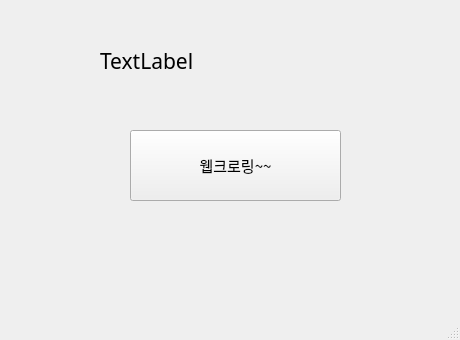
<?xml version="1.0" encoding="UTF-8"?>
<ui version="4.0">
 <class>MainWindow</class>
 <widget class="QMainWindow" name="MainWindow">
  <property name="geometry">
   <rect>
    <x>0</x>
    <y>0</y>
    <width>460</width>
    <height>340</height>
   </rect>
  </property>
  <property name="windowTitle">
   <string>MainWindow</string>
  </property>
  <widget class="QWidget" name="centralwidget">
   <widget class="QPushButton" name="pushButton">
    <property name="geometry">
     <rect>
      <x>130</x>
      <y>130</y>
      <width>211</width>
      <height>71</height>
     </rect>
    </property>
    <property name="font">
     <font>
      <family>굴림체</family>
      <pointsize>11</pointsize>
     </font>
    </property>
    <property name="text">
     <string>웹크로링~~</string>
    </property>
   </widget>
   <widget class="QLabel" name="label">
    <property name="geometry">
     <rect>
      <x>100</x>
      <y>30</y>
      <width>271</width>
      <height>61</height>
     </rect>
    </property>
    <property name="font">
     <font>
      <family>굴림체</family>
      <pointsize>16</pointsize>
     </font>
    </property>
    <property name="text">
     <string>TextLabel</string>
    </property>
   </widget>
  </widget>
  <widget class="QMenuBar" name="menubar">
   <property name="geometry">
    <rect>
     <x>0</x>
     <y>0</y>
     <width>460</width>
     <height>21</height>
    </rect>
   </property>
  </widget>
  <widget class="QStatusBar" name="statusbar"/>
 </widget>
 <resources/>
 <connections>
  <connection>
   <sender>pushButton</sender>
   <signal>clicked()</signal>
   <receiver>MainWindow</receiver>
   <slot>firstClick()</slot>
   <hints>
    <hint type="sourcelabel">
     <x>205</x>
     <y>200</y>
    </hint>
    <hint type="destinationlabel">
     <x>223</x>
     <y>260</y>
    </hint>
   </hints>
  </connection>
 </connections>
 <slots>
  <slot>firstClick()</slot>
 </slots>
</ui>
